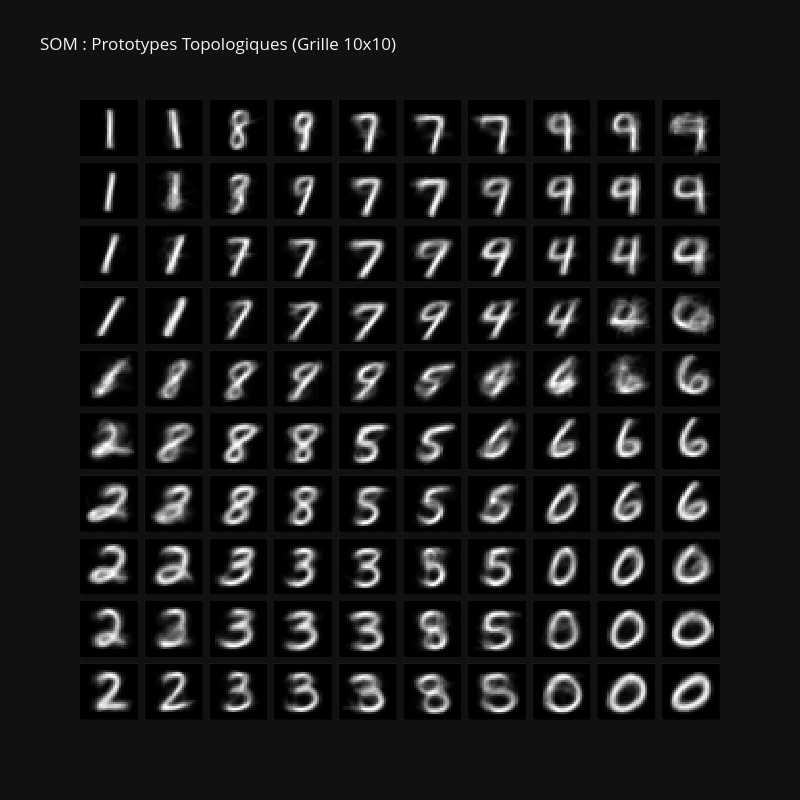

Source (notebook cell):
### Markdown cell above
### 3. Visualisation : Les prototypes comme grille topologique

Chaque neurone est reshape en $28 \times 28$ pixels et affiché à sa coordonnée correspondante.

### Code cell
fig = make_subplots(
    rows=grid_shape[0], cols=grid_shape[1],
    horizontal_spacing=0.01, vertical_spacing=0.01
)

for r in range(grid_shape[0]):
    for c in range(grid_shape[1]):
        neuron_idx = r * grid_shape[1] + c
        neuron_img = som.W[neuron_idx].reshape(28, 28)
        
        fig.add_trace( 
            go.Heatmap(z=neuron_img, colorscale="gray", showscale=False),
            row=r+1, col=c+1
        )

fig.update_layout(
    height=800, width=800,
    title_text="SOM : Prototypes Topologiques (Grille 10x10)",
    template="plotly_dark"
)

for r in range(1, grid_shape[0] + 1):
    for c in range(1, grid_shape[1] + 1):
        fig.update_yaxes(autorange="reversed", showticklabels=False, row=r, col=c)
        fig.update_xaxes(showticklabels=False, row=r, col=c)

fig.show()
